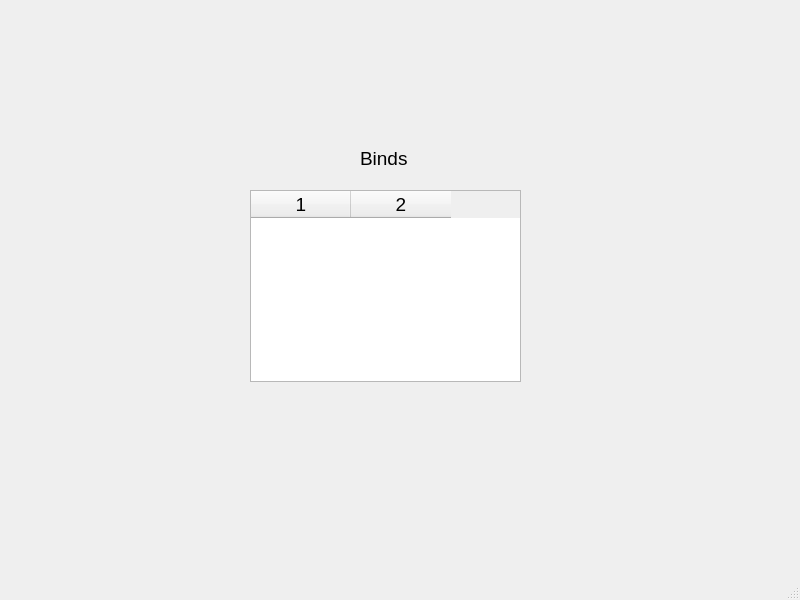
<?xml version="1.0" encoding="UTF-8"?>
<ui version="4.0">
 <class>MainWindow</class>
 <widget class="QMainWindow" name="MainWindow">
  <property name="geometry">
   <rect>
    <x>0</x>
    <y>0</y>
    <width>800</width>
    <height>600</height>
   </rect>
  </property>
  <property name="windowTitle">
   <string>MacroPolo</string>
  </property>
  <widget class="QWidget" name="centralwidget">
   <widget class="QTableWidget" name="t1">
    <property name="geometry">
     <rect>
      <x>250</x>
      <y>190</y>
      <width>271</width>
      <height>192</height>
     </rect>
    </property>
    <property name="font">
     <font>
      <pointsize>14</pointsize>
     </font>
    </property>
    <property name="columnCount">
     <number>2</number>
    </property>
    <column/>
    <column/>
   </widget>
   <widget class="QLabel" name="label">
    <property name="geometry">
     <rect>
      <x>360</x>
      <y>150</y>
      <width>49</width>
      <height>16</height>
     </rect>
    </property>
    <property name="font">
     <font>
      <pointsize>14</pointsize>
     </font>
    </property>
    <property name="text">
     <string>Binds</string>
    </property>
   </widget>
  </widget>
  <widget class="QMenuBar" name="menubar">
   <property name="geometry">
    <rect>
     <x>0</x>
     <y>0</y>
     <width>800</width>
     <height>22</height>
    </rect>
   </property>
  </widget>
  <widget class="QStatusBar" name="statusbar"/>
 </widget>
 <resources/>
 <connections/>
</ui>
